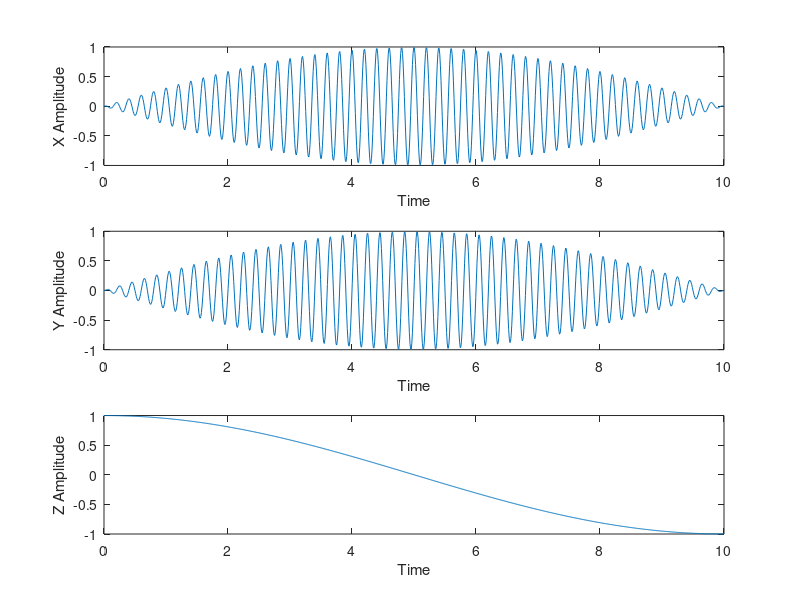
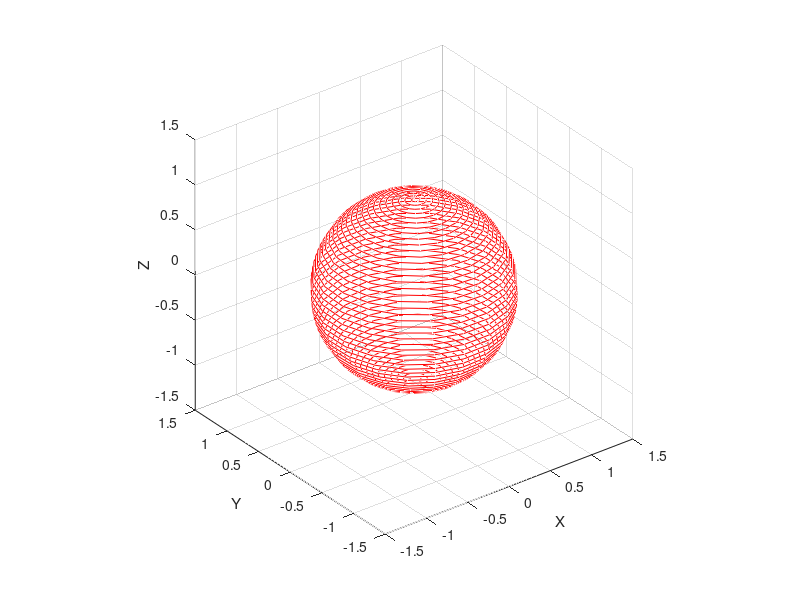
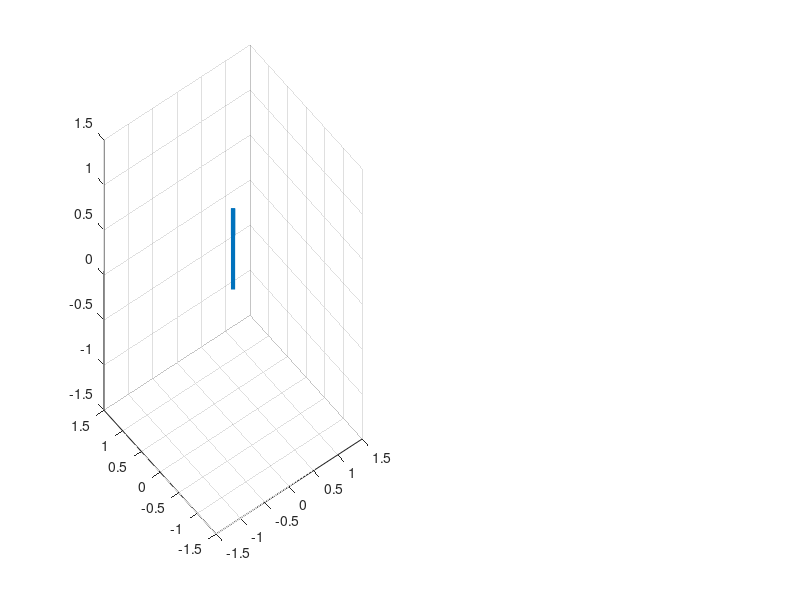

MATLAB code to generate these figures, in order: (Note: this script raises an error after producing the figures.)
clear all
close all 
clc
%% Preamble
time = 10;
t = linspace(0,time,1000);

numrotxy = 50;  %Number of circles drawn in xy plane per time period
numrotz = 0.5; %Number of vertical gain periods
% numamp = 1; %Period of xy amplitude change

%% xy plane
T1 = max(t)./numrotxy;
f1 = (2*pi)/T1;

% z direction
T2 = max(t)./numrotz;
f2 = (2*pi)/T2; 

u = f1.*t;
v = f2.*t;

%TEST
r = 1;
x1 = cos(u).*sin(v);
y1 = sin(u).*sin(v);
z1 = cos(v);

%Rewriting as sums of sins
x = 0.5.*(sin(v+u)+sin(v-u));
y = 0.5.*(sin((pi/2) -(u-v))-sin((pi/2)-(u+v)));
z = sin((pi/2)-v);
or = [0 0 0]; %Origin
r2 = [x;y;z;];

figure(1)
subplot(3,1,1)
plot(t,x); xlabel('Time'); ylabel('X Amplitude');
subplot(3,1,2)
plot(t,y); xlabel('Time'); ylabel('Y Amplitude');
subplot(3,1,3)
plot(t,z); xlabel('Time'); ylabel('Z Amplitude');

%% Plotting
%Angles
theta = acosd(z);
phi = atand(y./x);
figure(2)
plot3(r2(1,:),r2(2,:),r2(3,:),'r-');
xlim([-1.5 1.5]); ylim([-1.5 1.5]); zlim([-1.5 1.5])
xlabel("X"); ylabel("Y"); zlabel("Z");
axis square; grid on;

figure(10) %Drawing Vectors and show angles through time

subplot(2,2,[1 3])
pl1 = quiver3(or(1),or(2),or(3),r2(1,1),r2(2,1),r2(3,1),"LineWidth",3);
hold on
pl2 = plot3(r2(1,1),r2(2,1),r2(3,1),'r-');
xlim([-1.5 1.5]); ylim([-1.5 1.5]); zlim([-1.5 1.5])
xlabel("X",FontSize=15); ylabel("Y",FontSize=15); zlabel("Z",FontSize=15);
axis square
title("Field Output",FontSize=20)

subplot(2,2,2)
pl3 = plot(t(1),phi(1));
xlim([0 max(t)]); ylim([-95 95]);
title("Azimuthal Angle",FontSize=20)
xlabel("Time (s)",FontSize=15); ylabel("Phi",FontSize=15)

subplot(2,2,4)
pl4 = plot(t(1),theta(1));
xlim([0 max(t)]); ylim([0 190]); 
title("Polar Angle",FontSize=20)
xlabel("Time (s)",FontSize=15); ylabel("Theta",FontSize=15)

for j = 1:length(t)
    pl1.UData = r2(1,j);
    pl1.VData = r2(2,j);
    pl1.WData = r2(3,j);

    pl2.XData = r2(1,1:j);
    pl2.YData = r2(2,1:j);
    pl2.ZData = r2(3,1:j);

    pl3.XData = t(1:j);
    pl3.YData = phi(1:j);

    pl4.XData = t(1:j);
    pl4.YData = theta(1:j);

    drawnow
end











